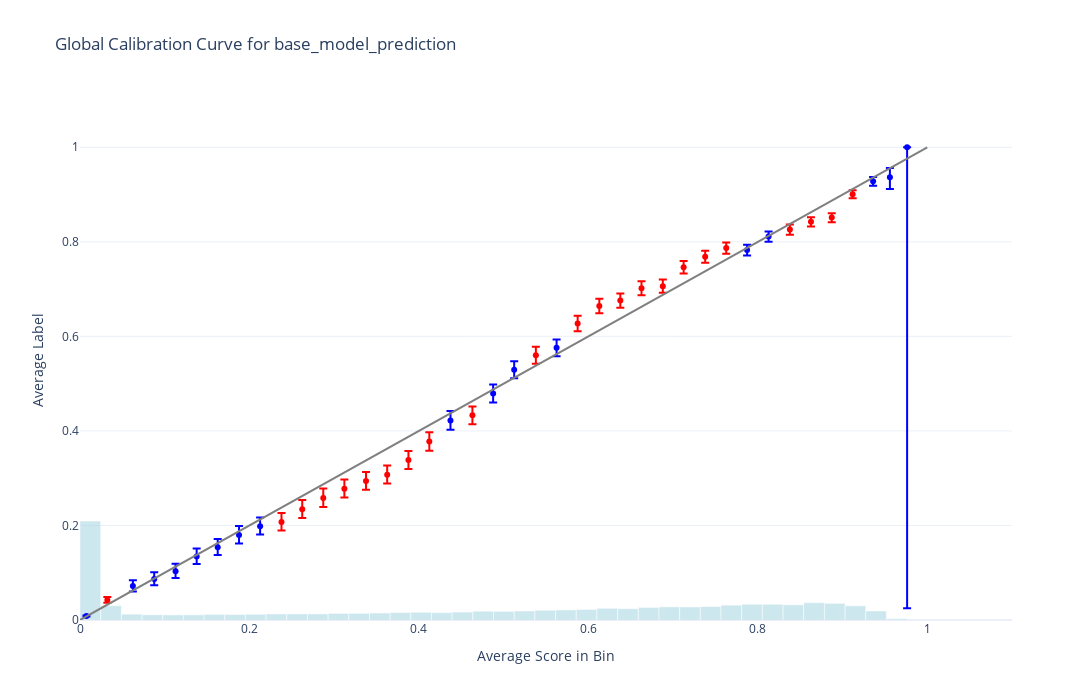

The cell this chart's notebook holds for it:
### Markdown cell above
### 2.2 Global Calibration

### Code cell
plotting.plot_global_calibration_curve(
    data=test_df,
    score_col=BASE_MODEL_PREDICTION_COLUMN,
    label_col=LABEL_COLUMN,
    num_bins=40,
).update_layout(title=f"Global Calibration Curve for {BASE_MODEL_PREDICTION_COLUMN}", width=1200, height=700)
